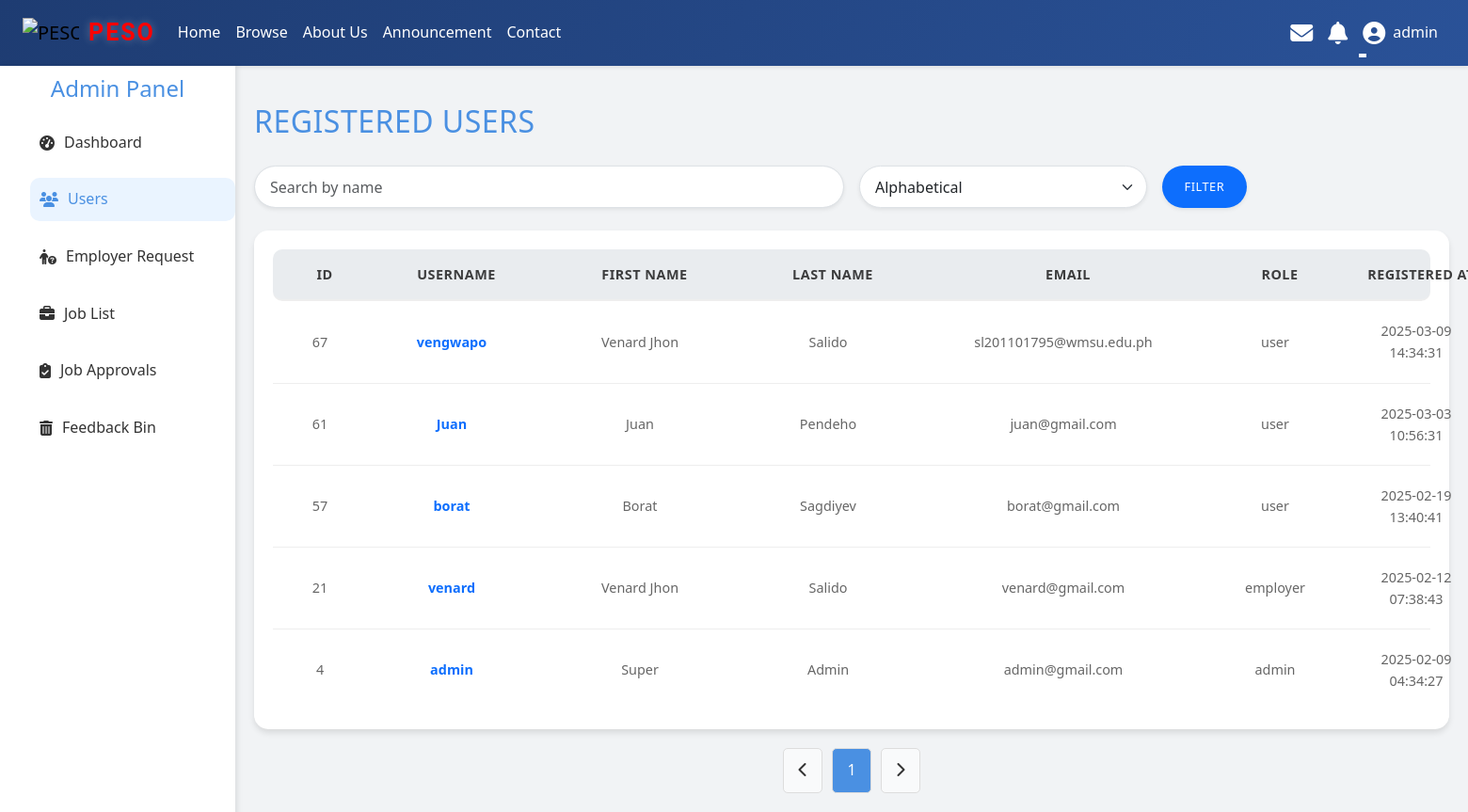
/admin/user_list.php (signed in), run on the app's committed database.
### tables this page shows
CREATE TABLE `users` (
  `id` int(11) NOT NULL,
  `email` varchar(100) NOT NULL,
  `password` varchar(255) NOT NULL,
  `role` enum('admin','user','employer') DEFAULT 'user',
  `created_at` timestamp NOT NULL DEFAULT current_timestamp(),
  `username` varchar(50) NOT NULL,
  `first_name` varchar(50) NOT NULL,
  `middle_name` varchar(50) DEFAULT NULL,
  `last_name` varchar(50) NOT NULL,
  `ext_name` varchar(10) DEFAULT NULL,
  `gender` enum('Male','Female','Non-Binary','LGBTQ+','Other') DEFAULT NULL,
  `birth_date` date DEFAULT NULL,
  `age` int(11) DEFAULT NULL,
  `phone_number` varchar(20) DEFAULT NULL,
  `place_of_birth` varchar(100) DEFAULT NULL,
  `civil_status` enum('Single','Married','Divorced','Widowed') DEFAULT NULL,
  `zip_code` varchar(10) DEFAULT NULL,
  `street_address` varchar(255) DEFAULT NULL,
  `barangay` varchar(100) DEFAULT NULL,
  `city` varchar(100) DEFAULT NULL,
  `uploaded_file` varchar(255) DEFAULT NULL,
  `caption` longtext DEFAULT NULL,
  `linkedin_profile` varchar(255) DEFAULT NULL,
  `portfolio_url` varchar(255) DEFAULT NULL,
  `resume_file` varchar(255) DEFAULT NULL,
  `cover_photo` varchar(255) DEFAULT NULL,
  `verification_token` varchar(32) DEFAULT NULL,
  `is_verified` int(11) DEFAULT 0,
  `weight` decimal(5,2) DEFAULT NULL,
  `height` decimal(5,2) DEFAULT NULL,
  `religion` varchar(100) DEFAULT NULL,
  `nationality` varchar(100) DEFAULT NULL
);

### admin/user_list.php (the view, shortened to what this page needs)
<?php
include '../includes/header.php';
include('../includes/sidebar.php');
$search = isset($_GET['search']) ? trim($_GET['search']) : '';
$sort_by = isset($_GET['sort_by']) && in_array($_GET['sort_by'], ['username', 'created_at']) ? $_GET['sort_by'] : 'created_at';
$order = ($sort_by == 'username') ? 'ASC' : 'DESC';
$limit = 10;
$page = isset($_GET['page']) ? max(1, (int)$_GET['page']) : 1;
$offset = ($page - 1) * $limit;
$search_param = '%' . $search . '%';
$user_query = "
    SELECT id, username, email, role, created_at, first_name, last_name
    FROM users
    WHERE username LIKE ? OR first_name LIKE ? OR last_name LIKE ?
    ORDER BY $sort_by $order
    LIMIT ?, ?
";
$stmt = $conn->prepare($user_query);
$stmt->bind_param('sssii', $search_param, $search_param, $search_param, $offset, $limit);
$stmt->execute();
$user_result = $stmt->get_result();
$total_query = "
    SELECT COUNT(*) AS total
    FROM users
    WHERE username LIKE ? OR first_name LIKE ? OR last_name LIKE ?
";
$total_stmt = $conn->prepare($total_query);
$total_stmt->bind_param('sss', $search_param, $search_param, $search_param);
$total_stmt->execute();
$total_result = $total_stmt->get_result();
$total_users = $total_result->fetch_assoc()['total'];
$total_pages = ceil($total_users / $limit);
?>
<!DOCTYPE html>
<html lang="en">
<head>
    <link href="https://cdnjs.cloudflare.com/ajax/libs/font-awesome/6.4.2/css/all.min.css" rel="stylesheet">
    <link rel="stylesheet" href="/JOB/assets/user_list.css">
</head>
<body>
<div class="main-content" id="mainContent">
    <div class="header">
        <h1>Registered Users</h1>
    </div>
<div class="filters">
    <form action="user_list.php" method="GET" class="mb-4 row g-3 align-items-center">
        <div class="col-md-6">
            <input type="text" name="search" class="form-control rounded-pill shadow-sm expanded-input"
                   placeholder="Search by name"
                   value="<?= isset($_GET['search']) ? htmlspecialchars($_GET['search']) : '' ?>">
        </div>
        <div class="col-md-3">
            <select name="sort_by" class="form-select rounded-pill shadow-sm expanded-select">
                <option value="username" <?= (isset($_GET['sort_by']) && $_GET['sort_by'] == 'username') ? 'selected' : '' ?>>Alphabetical</option>
            </select>
        </div>
        <div class="col-md-auto">
            <button type="submit" class="btn btn-primary rounded-pill shadow-sm expanded-button">Filter</button>
        </div>
    </form>
</div>
<div class="user-list">
    <div class="user-header">
        <div>ID</div>
        <div>Username</div>
        <div>First Name</div>
        <div>Last Name</div>
        <div>Email</div>
        <div>Role</div>
        <div>Registered At</div>
    </div>
    <?php while ($user = $user_result->fetch_assoc()): ?>
        <div class="user-item">
            <div><?= htmlspecialchars($user['id']) ?></div>
            <div class="username">
    <?php if ($_SESSION['role'] === 'admin'): ?>
        <a href="
            <?php
                if ($user['role'] === 'employer') {
                    echo "../employers/profile.php?id=" . $user['id'];
                } else {
                    echo "../pages/profile.php?id=" . $user['id'];
                }
            ?>
        " class="text-decoration-none text-primary fw-semibold">
            <?= htmlspecialchars($user['username']) ?>
        </a>
    <?php else: ?>
        <span class="text-primary fw-semibold"><?= htmlspecialchars($user['username']) ?></span>
    <?php endif; ?>
</div>
            <div><?= htmlspecialchars($user['first_name']) ?></div>
            <div><?= htmlspecialchars($user['last_name']) ?></div>
            <div><?= htmlspecialchars($user['email']) ?></div>
            <div class="role"><?= htmlspecialchars($user['role']) ?></div>
            <div><?= htmlspecialchars($user['created_at']) ?></div>
        </div>
    <?php endwhile; ?>
</div>
    <div class="pagination">
        <button onclick="location.href='?page=<?= max($page - 1, 1) ?>&search=<?= htmlspecialchars($search) ?>&sort_by=<?= htmlspecialchars($sort_by) ?>'" <?= $page <= 1 ? 'disabled' : '' ?>>
            <i class="fas fa-chevron-left"></i>
        </button>
        <?php for ($i = 1; $i <= $total_pages; $i++): ?>
            <button onclick="location.href='?page=<?= $i ?>&search=<?= htmlspecialchars($search) ?>&sort_by=<?= htmlspecialchars($sort_by) ?>'" <?= $i === $page ? 'class="active"' : '' ?>>
                <?= $i ?>
            </button>
        <?php endfor; ?>
        <button onclick="location.href='?page=<?= min($page + 1, $total_pages) ?>&search=<?= htmlspecialchars($search) ?>&sort_by=<?= htmlspecialchars($sort_by) ?>'" <?= $page >= $total_pages ? 'disabled' : '' ?>>
            <i class="fas fa-chevron-right"></i>
        </button>
    </div>
</div>
</body>
</html>

### assets/header.css (style rules this page uses)
* { margin: 0; padding: 0; box-sizing: border-box; }
body { padding-top: 70px; }
.shadow-sm { box-shadow: 0 4px 6px rgba(0, 0, 0, 0.05); }
.btn { font-size: 0.8rem; padding: 0.6rem 1.5rem; border: none; border-radius: 15px; cursor: pointer; transition: all 0.3s ease; text-transform: uppercase; font-weight: 500; letter-spacing: 0.5px; }

### assets/user_list.css (style rules this page uses)
* { margin: 0; padding: 0; box-sizing: border-box; }
body { font-family: 'Segoe UI', Tahoma, Geneva, Verdana, sans-serif; background-color: #f1f3f5; color: #333; line-height: 1.6; margin-top:20px; }
.form-control, .form-select { height: calc(2.5em + 1rem + 2px); padding: 0.5rem 1rem; font-size: 1rem; border-radius: 50px; transition: border-color 0.3s ease, box-shadow 0.3s ease; }
.main-content { margin-left: 250px; padding: 20px; transition: margin-left 0.3s ease-in-out; }
.header { display: flex; justify-content: space-between; align-items: center; margin-bottom: 20px; }
.header h1 { font-size: 2rem; color: #4a90e2; font-weight: 500; text-transform: uppercase; letter-spacing: 0.5px; }
.user-list { background: #ffffff; border-radius: 15px; padding: 20px; box-shadow: 0 4px 6px rgba(0, 0, 0, 0.1); }
.user-header, .user-item { display: grid; grid-template-columns: 80px 200px 200px 200px 300px 150px 150px 150px; align-items: center; padding: 10px; border-bottom: 1px solid #eee; text-align: center; }
.user-header { font-weight: bold; font-size: 0.9rem; text-transform: uppercase; letter-spacing: 0.5px; color: #000000be; border-bottom: 2px solid #eee; background-color: #e9ecef; border-radius: 10px; padding: 15px; }
.user-item:last-child { border-bottom: none; }
.user-item div { font-size: 0.9rem; color: #666; border-radius: 15px; padding: 10px; word-wrap: break-word; overflow-wrap: break-word; white-space: normal; max-width: 100%; }
.user-item .username { font-weight: bold; color: #4a90e2; }
.user-item .role { display: inline-block; padding: 5px 10px; border-radius: 20px; font-size: 0.9rem; }
.pagination { display: flex; justify-content: center; gap: 10px; margin-top: 20px; }
.pagination button { padding: 10px 15px; background: #f9fafb; border: 1px solid #ddd; border-radius: 5px; color: #333; cursor: pointer; transition: background 0.3s; }
.pagination button.active { background: #4a90e2; color: #fff; }

### admin/user_list.php (style rules this page uses)
.form-control, .form-select, .btn { height: 45px; }
.expanded-input, .expanded-select, .expanded-button { width: 100%; }
.expanded-button { width: auto; }
body { background-color: #f1f3f5; }

### data on the page
users: id "67", username "vengwapo", first_name "Venard Jhon", last_name "Salido", email "sl201101795@wmsu.edu.ph", role "user", created_at "2025-03-09 14:34:31"
users: id "61", username "Juan", first_name "Juan", last_name "Pendeho", email "juan@gmail.com", role "user", created_at "2025-03-03 10:56:31"
users: id "57", username "borat", first_name "Borat", last_name "Sagdiyev", email "borat@gmail.com", role "user", created_at "2025-02-19 13:40:41"
users: id "21", username "venard", first_name "Venard Jhon", last_name "Salido", email "venard@gmail.com", role "employer", created_at "2025-02-12 07:38:43"
users: id "4", username "admin", first_name "Super", last_name "Admin", email "admin@gmail.com", role "admin", created_at "2025-02-09 04:34:27"

### other printed values
$_SESSION['username'] "admin"
